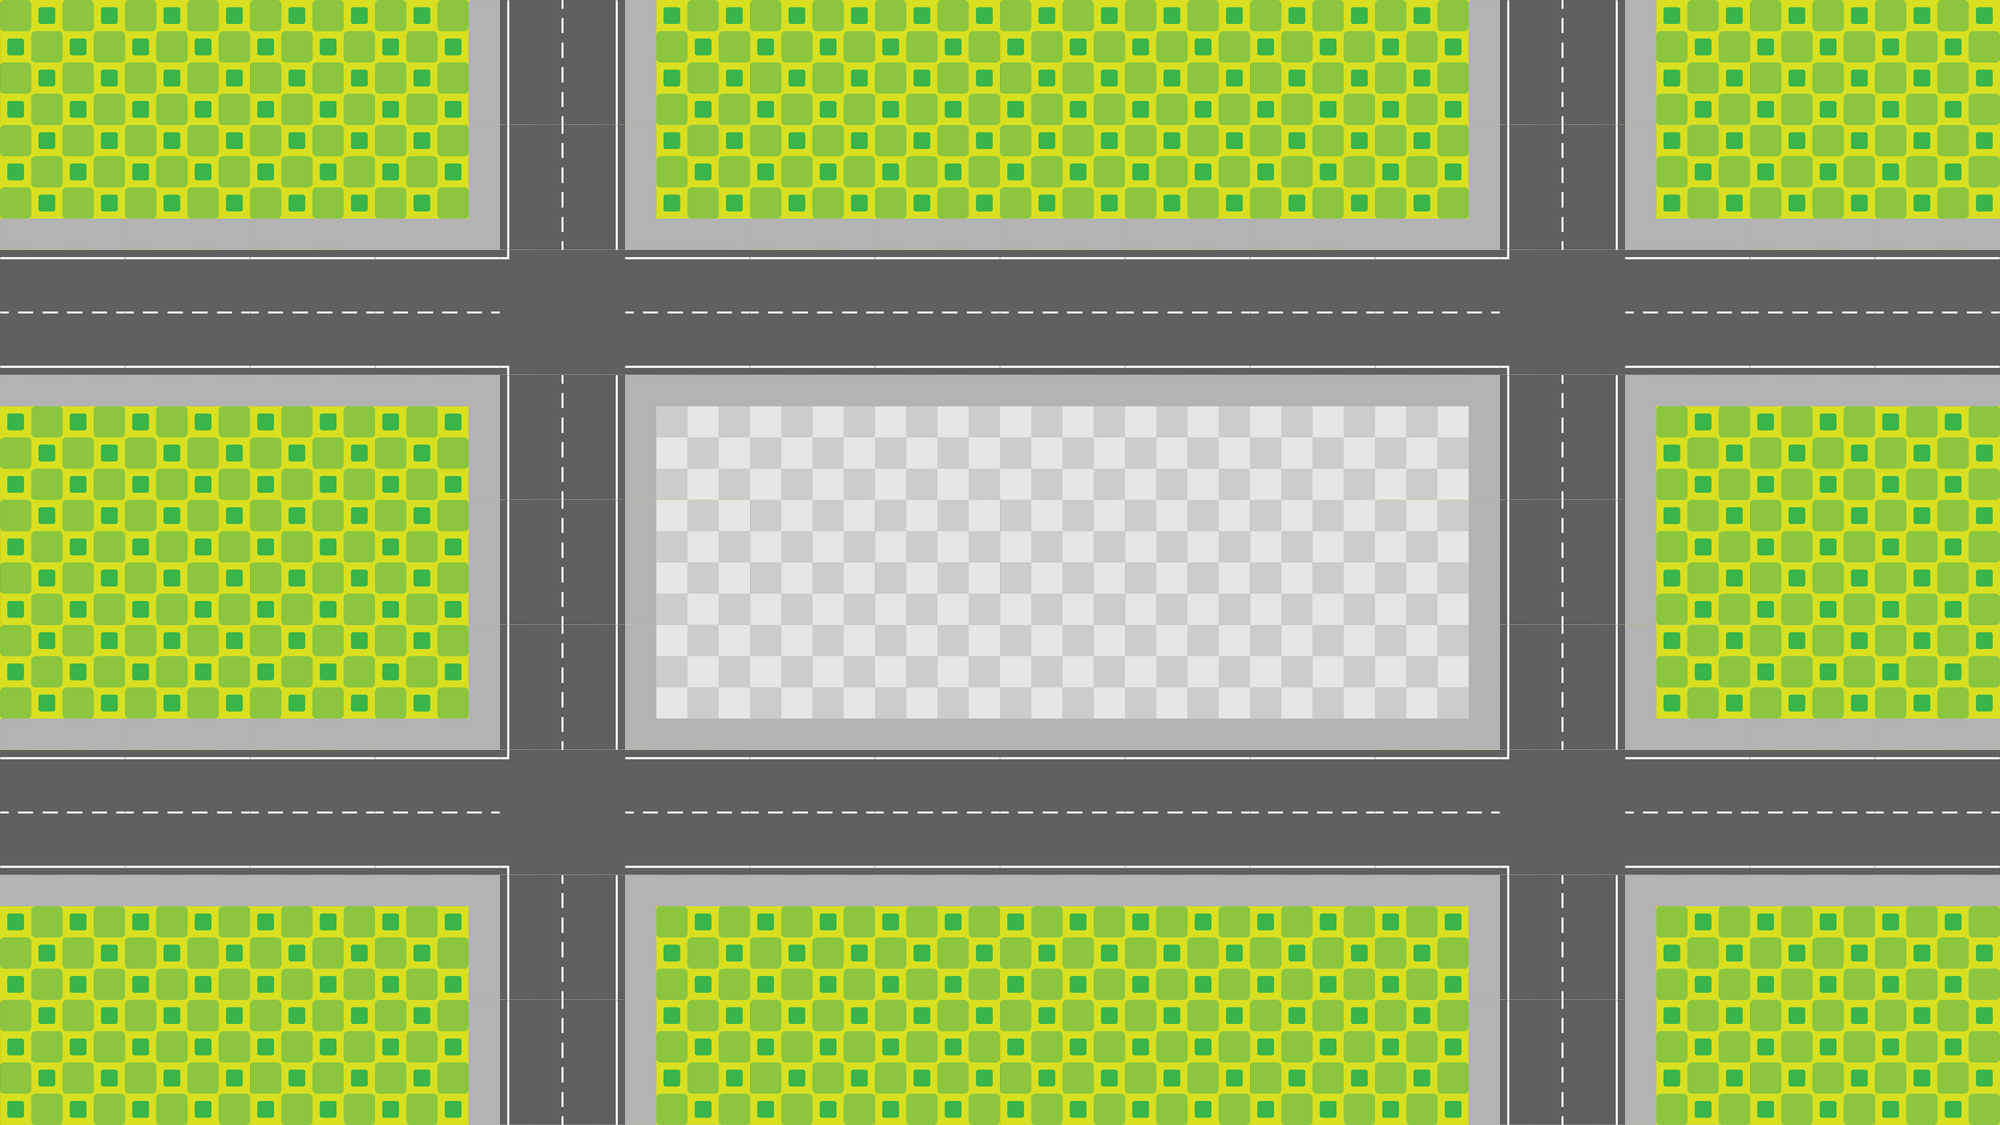

This game map was drawn from its Tiled (.tmx) file and the tilesets committed beside it. A one-line description and the trimmed map source follow:
An orthogonal 16x9 tile map with 125x125 px tiles, 1 tile layer (Tile Layer 1) and 52 objects (24x path, 16x semaforo, 8x spawn, 4x incrocioA4).

<map version="1.4" tiledversion="1.4.1" orientation="orthogonal" renderorder="left-up" width="16" height="9" tilewidth="125" tileheight="125" infinite="0" nextlayerid="6" nextobjectid="66">
 <tileset firstgid="1" name="rsz_tiles_sheet" tilewidth="125" tileheight="125" tilecount="42" columns="7">
  <image source="../textures/rsz_tiles_sheet.png" trans="41ffef" width="875" height="750" />
 </tileset>
 <layer id="1" name="Tile Layer 1" width="16" height="9" locked="1">
  <data>[144 cells, 144 non-empty, 21 distinct tile ids]</data>
 </layer>
 <objectgroup id="2" name="spawnpoints" locked="1">
  <object id="1" type="spawn" x="0" y="843.75">
   <properties>
    <property name="direzione" value="RIGHT" />
    <property name="tir" type="bool" value="true" />
   </properties>
   <point />
  </object>
  <object id="2" type="spawn" x="2000" y="781.25">
   <properties>
    <property name="direzione" value="LEFT" />
    <property name="tir" type="bool" value="true" />
   </properties>
   <point />
  </object>
  <object id="3" type="spawn" x="593.75" y="1125">
   <properties>
    <property name="direzione" value="UP" />
    <property name="tir" type="bool" value="true" />
   </properties>
   <point />
  </object>
  <object id="4" type="spawn" x="1593.75" y="1125">
   <properties>
    <property name="direzione" value="UP" />
    <property name="tir" type="bool" value="true" />
   </properties>
   <point />
  </object>
  <object id="5" type="spawn" x="1531.25" y="0">
   <properties>
    <property name="direzione" value="DOWN" />
    <property name="tir" type="bool" value="true" />
   </properties>
   <point />
  </object>
  <object id="6" type="spawn" x="531.25" y="0">
   <properties>
    <property name="direzione" value="DOWN" />
    <property name="tir" type="bool" value="true" />
   </properties>
   <point />
  </object>
  <object id="37" type="spawn" x="2000" y="281.25">
   <properties>
    <property name="direzione" value="LEFT" />
    <property name="tir" type="bool" value="true" />
   </properties>
   <point />
  </object>
  <object id="39" type="spawn" x="0" y="343.75">
   <properties>
    <property name="direzione" value="RIGHT" />
    <property name="tir" type="bool" value="true" />
   </properties>
   <point />
  </object>
 </objectgroup>
 <objectgroup id="3" name="paths" locked="1">
  <object id="10" name="path" type="path" x="593.75" y="875" height="250">
   <properties>
    <property name="direzione" value="UP" />
    <property name="paths" value="35,11,25" />
   </properties>
  </object>
  <object id="11" name="path" type="path" x="593.75" y="375" height="375">
   <properties>
    <property name="direzione" value="UP" />
    <property name="paths" value="29,12,38" />
   </properties>
  </object>
  <object id="12" name="path" type="path" x="593.75" y="0" height="250">
   <properties>
    <property name="direzione" value="UP" />
    <property name="paths" value="" />
   </properties>
  </object>
  <object id="13" name="path" type="path" x="1593.75" y="0" height="250">
   <properties>
    <property name="direzione" value="UP" />
    <property name="paths" value="" />
   </properties>
  </object>
  <object id="14" name="path" type="path" x="1593.75" y="375" height="375">
   <properties>
    <property name="direzione" value="UP" />
    <property name="paths" value="30,13,26" />
   </properties>
  </object>
  <object id="15" name="path" type="path" x="1593.75" y="875" height="250">
   <properties>
    <property name="direzione" value="UP" />
    <property name="paths" value="36,14,32" />
   </properties>
  </object>
  <object id="19" name="path" type="path" x="531.25" y="0" height="250">
   <properties>
    <property name="direzione" value="DOWN" />
    <property name="paths" value="38,20,29" />
   </properties>
  </object>
  <object id="20" name="path" type="path" x="531.25" y="375" height="375">
   <properties>
    <property name="direzione" value="DOWN" />
    <property name="paths" value="25,21,35" />
   </properties>
  </object>
  <object id="21" name="path" type="path" x="531.25" y="875" height="250">
   <properties>
    <property name="direzione" value="DOWN" />
    <property name="paths" value="" />
   </properties>
  </object>
  <object id="22" name="path" type="path" x="1531.25" y="0" height="250">
   <properties>
    <property name="direzione" value="DOWN" />
    <property name="paths" value="26,23,30" />
   </properties>
  </object>
  <object id="23" name="path" type="path" x="1531.25" y="375" height="375">
   <properties>
    <property name="direzione" value="DOWN" />
    <property name="paths" value="32,24,36" />
   </properties>
  </object>
  <object id="24" name="path" type="path" x="1531.25" y="875" height="250">
   <properties>
    <property name="direzione" value="DOWN" />
    <property name="paths" value="" />
   </properties>
  </object>
  <object id="25" name="path" type="path" x="0" y="781.25" width="500">
   <properties>
    <property name="direzione" value="LEFT" />
    <property name="paths" value="" />
   </properties>
  </object>
  <object id="26" name="path" type="path" x="625" y="281.25" width="875">
   <properties>
    <property name="direzione" value="LEFT" />
    <property name="paths" value="12,38,20" />
   </properties>
  </object>
  <object id="27" name="path" type="path" x="1625" y="281.25" width="375">
   <properties>
    <property name="direzione" value="LEFT" />
    <property name="paths" value="13,26,23" />
   </properties>
  </object>
  <object id="28" name="path" type="path" x="0" y="343.75" width="500">
   <properties>
    <property name="direzione" value="RIGHT" />
    <property name="paths" value="20,29,12" />
   </properties>
  </object>
  <object id="29" name="path" type="path" x="625" y="343.75" width="875">
   <properties>
    <property name="direzione" value="RIGHT" />
    <property name="paths" value="23,30,13" />
   </properties>
  </object>
  <object id="30" name="path" type="path" x="1625" y="343.75" width="375">
   <properties>
    <property name="direzione" value="RIGHT" />
    <property name="paths" value="" />
   </properties>
  </object>
  <object id="31" name="path" type="path" x="1625" y="781.25" width="375">
   <properties>
    <property name="direzione" value="LEFT" />
    <property name="paths" value="14,32,24" />
   </properties>
  </object>
  <object id="32" name="path" type="path" x="625" y="781.25" width="875">
   <properties>
    <property name="direzione" value="LEFT" />
    <property name="paths" value="11,25,21" />
   </properties>
  </object>
  <object id="33" name="path" type="path" x="0" y="843.75" width="500">
   <properties>
    <property name="direzione" value="RIGHT" />
    <property name="paths" value="10,35,11" />
   </properties>
  </object>
  <object id="35" name="path" type="path" x="625" y="843.75" width="875">
   <properties>
    <property name="direzione" value="RIGHT" />
    <property name="paths" value="24,36,14" />
   </properties>
  </object>
  <object id="36" name="path" type="path" x="1625" y="843.75" width="375">
   <properties>
    <property name="direzione" value="RIGHT" />
    <property name="paths" value="" />
   </properties>
  </object>
  <object id="38" name="path" type="path" x="0" y="281.25" width="500">
   <properties>
    <property name="direzione" value="LEFT" />
    <property name="paths" value="" />
   </properties>
  </object>
 </objectgroup>
 <objectgroup id="5" name="Incroci">
  <object id="62" type="incrocioA4" x="500" y="250" width="125" height="125" />
  <object id="63" type="incrocioA4" x="1500" y="250" width="125" height="125" />
  <object id="64" type="incrocioA4" x="500" y="750" width="125" height="125" />
  <object id="65" type="incrocioA4" x="1500" y="750" width="125" height="125" />
 </objectgroup>
 <objectgroup id="4" name="trafficLight" locked="1">
  <!-- 16 objects omitted --></objectgroup>
</map>
<!-- 16 of 52 objects omitted -->
